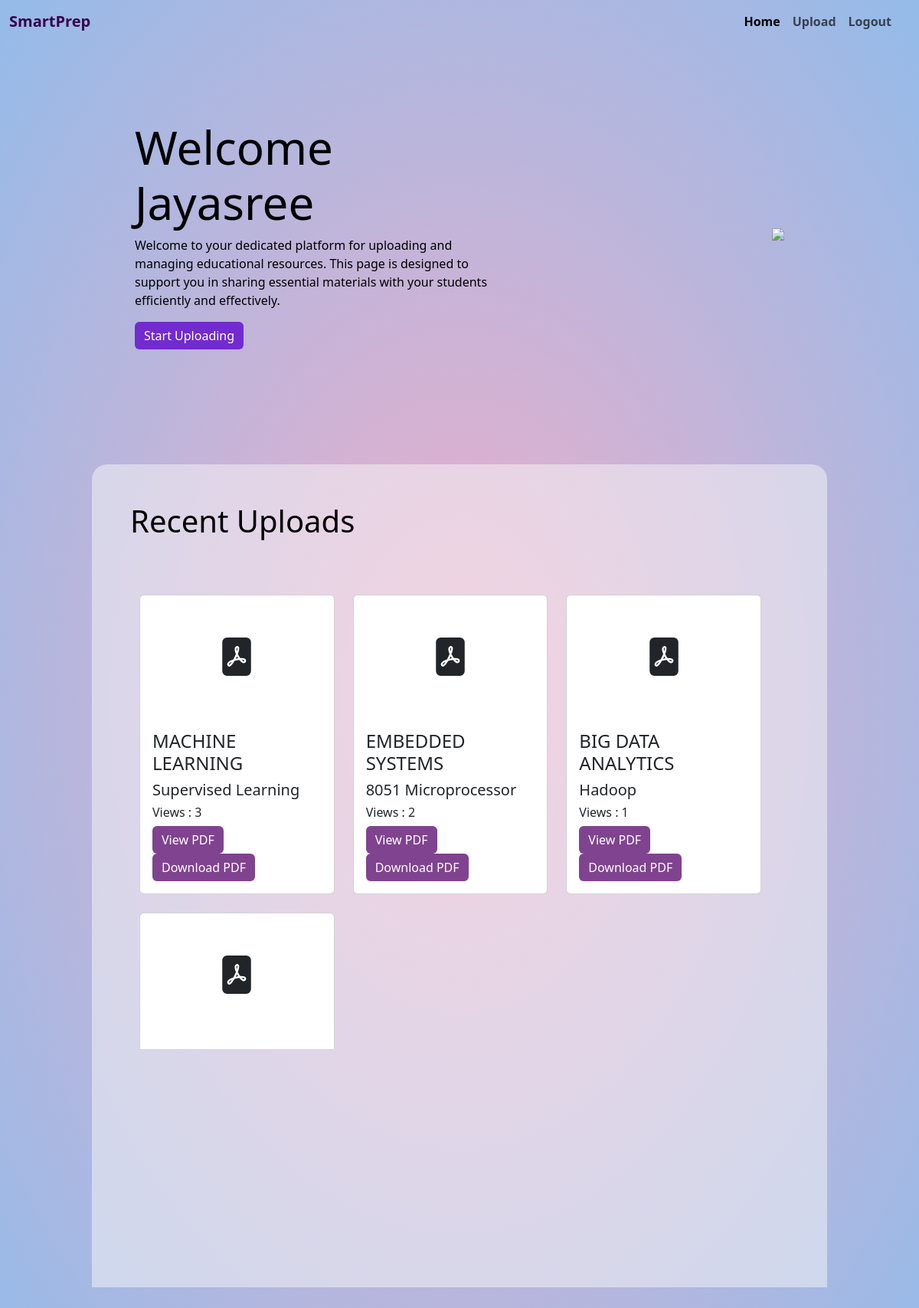
The page /faculty/ (signed in) on the database its author committed.
### accounts/models.py (models this page shows, shortened)
class User(AbstractUser):
    is_teacher= models.BooleanField('Is teacher', default=False)
    is_student = models.BooleanField('Is student', default=False)

class PDFFile(models.Model):
    chapter_name = models.CharField(max_length=100)
    chapter_number = models.IntegerField()
    pdf_file = models.FileField(upload_to='pdfs/')
    uploadedBy = models.ForeignKey(User, on_delete=models.CASCADE, related_name="uploadedBy")
    subject = models.CharField(max_length=100,default = "EMBEDDED SYSTEMS")
    views_count = models.PositiveIntegerField(default=0)

### accounts/views.py (the view)
# urls.py: path('faculty/', Faculty , name = "Faculty"),
def Faculty(request):
    user = request.user
    pdf_object = recent_uploads(user.id)
    return render(request, "accounts/Faculty.html", {'username':user.username , 'contents' : pdf_object })

### accounts/views.py (called while the page is built)
def recent_uploads(username):
    pdf_objects = PDFFile.objects.filter(uploadedBy = username)
    return pdf_objects

### templates/accounts/Faculty.html (shortened to what this page needs)
{% load static %}
<!DOCTYPE html>
<html lang="en">
<head>
    <link rel="stylesheet" href="{% static 'css/Faculty.css' %}"/>
    <link href="https://cdn.jsdelivr.net/npm/bootstrap@5.3.3/dist/css/bootstrap.min.css" rel="stylesheet">
</head>
<body>
    <nav class="navbar navbar-expand-lg navbar-custom sticky-top">
        <div class="container-fluid">
          <a class="navbar-brand" href="#" style="font-weight: bold; color: #37034b; font-size: 20px;">SmartPrep</a>
          <div class="collapse navbar-collapse" id="navbarSupportedContent">
            <ul class="navbar-nav mb-2 mb-lg-0 ms-auto">
              <li class="nav-item">
                <a class="nav-link active" aria-current="page" href="{% url 'accounts:Faculty' %}" style="font-weight: bold;">Home</a>
              </li>
              <li class="nav-item">
                <a class="nav-link" href="{% url 'accounts:upload' %}" style="font-weight: bold;">Upload</a>
              </li>
              <li class="nav-item">
                <a class="nav-link" href="{% url 'accounts:logout' %}" style="font-weight: bold;">Logout</a>
              </li>
              <li class="nav-item">
                <a class="nav-link" href="#"></a>
              </li>
            </ul>
          </div>
        </div>
      </nav>
      <div class="card1">
        <div class="content">
          <h1 class="head">Welcome {{ username }}</h1>
          <p>Welcome to your dedicated platform for uploading and managing educational resources. This page is designed to support you in sharing essential materials with your students efficiently and effectively.</p>
          <a href="{% url 'accounts:upload' %}"><button class="btn btn1 ">Start Uploading</button></a>
        </div>
        <img src="https://res.cloudinary.com/dhva31opb/image/upload/e_background_removal/f_png/v1718294519/WhatsApp_Image_2024-06-13_at_8.50.34_PM_zncrcg.jpg"/>
      </div>
      <div class="section">
        <div class="frame">
          <h1 style="color: black;">Recent Uploads</h1>
              <div class="row container row-cols-1 row-cols-md-3 g-4 mb-5 mt-5">
                {% if contents %}
                {% for pdf in contents %}
                  <div class="col">
                      <div class="card">
                        <div class="pdf">
                        </div>
                          <div class="card-body">
                              <h4 class="card-title">{{pdf.subject}}</h4>
                              <h5 class="card-title">{{pdf.chapter_name}}</h5>
                              <h6 class="card-title">Views : {{pdf.views_count}}</h6>
                              <a href="/faculty/resources/{{pdf.subject}}/{{pdf.id}}" class="btn" target="_blank">View PDF</a>
                              <a href="{{pdf.pdf_file.url}}" class="btn btn-secondary" download>Download PDF</a>
                          </div>
                      </div>
                  </div>
                {% endfor %}
                {% else %}
                <h3>NO FILES UPLOADED</h3>
                {% endif %}
              </div>
        </div>
      </div>
</body>
</html>

### static/css/Faculty.css (style rules this page uses)
body { background: radial-gradient( #eeaeca,#94bbe9); }
.navbar-custom { background-color: transparent !important; backdrop-filter: blur(0px); }
.btn { background-color: #80438f !important; color: #fff !important; border: none !important; }
.btn1 { background-color: #722bcf !important; color: black; }
.section { padding-top: 150px; padding-bottom: 150px; display: flex; justify-content: center; }
.head { color: black;; font-size: 60px; }
.card { cursor: pointer; }
.content { width: 40%; }
.content p { color: black; }
.frame { padding: 50px; width: 80%; background-color: rgba(247, 247, 247, 0.5) !important; backdrop-filter: blur(0px); border-radius: 20px; }
.card1 { display: flex; flex-direction: row; justify-content: space-around; align-items: center; margin-top: 100px; }
.pdf { display: flex !important; justify-content: center !important; align-items: center !important; height: 20vh !important; }

### rows shown on the page
User: username "Jayasree"
PDFFile: subject "MACHINE LEARNING", chapter_name "Supervised Learning", views_count "3"
PDFFile: subject "EMBEDDED SYSTEMS", chapter_name "8051 Microprocessor", views_count "2"
PDFFile: subject "BIG DATA ANALYTICS", chapter_name "Hadoop", views_count "1"
PDFFile: subject "DISASTER MITIGATION"
